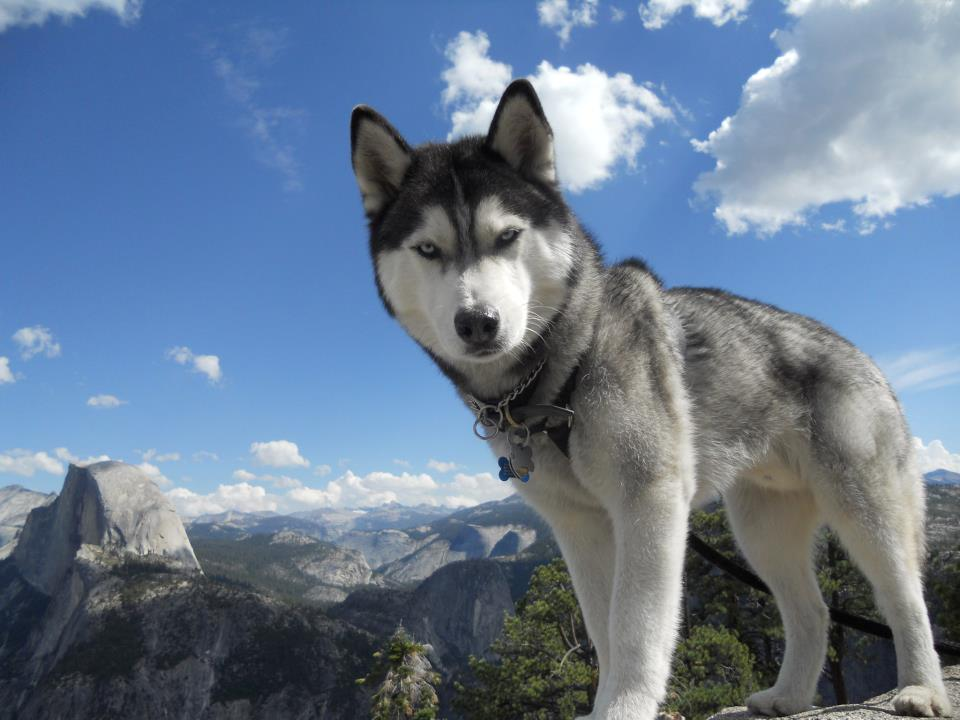
#> input picture Learning/ImageProcessing/ImageGradients/dog.jpg, 960 x 720 px
$ python BestEdjeDetect.py   (older library calls are emulated)
#> lines starting #> are read from the running program, lines starting #| are printed output that depends on the picture
__author__ = 'Ueliton'
import cv2
import numpy as np
from matplotlib import pyplot as plt

img = cv2.imread('dog.jpg',0)
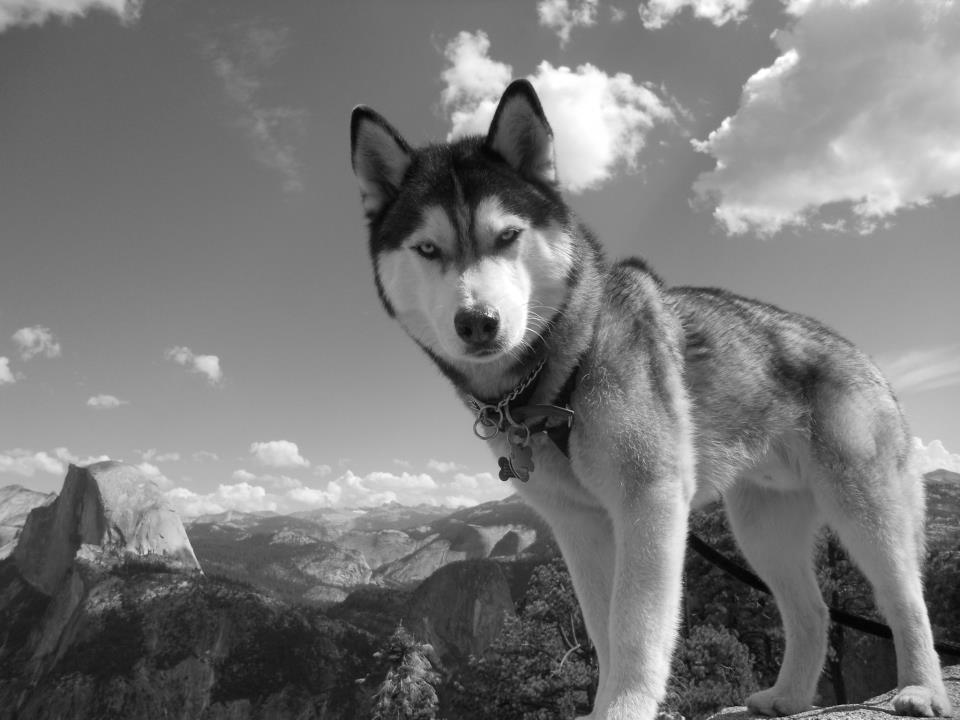
#> img: shape (720, 960); min 0, max 255, mean 120.4

# Output dtype = cv2.CV_8U
sobelx8u = cv2.Sobel(img,cv2.CV_8U,1,0,ksize=5)
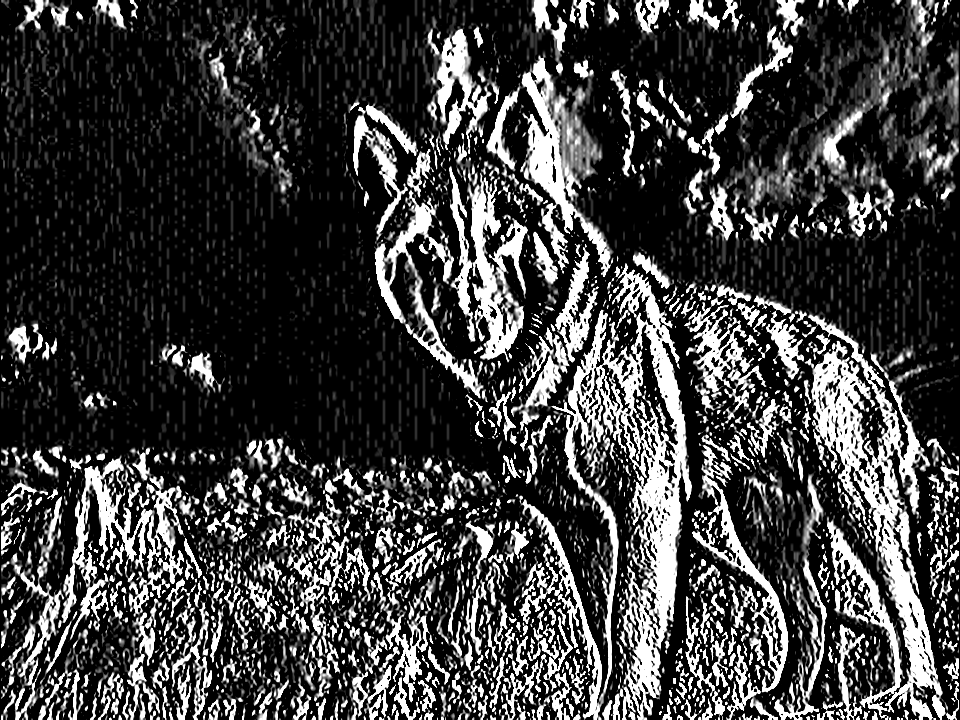
#> sobelx8u: shape (720, 960); min 0, max 255, mean 63.7

# Output dtype = cv2.CV_64F. Then take its absolute and convert to cv2.CV_8U
sobelx64f = cv2.Sobel(img,cv2.CV_64F,1,0,ksize=5)
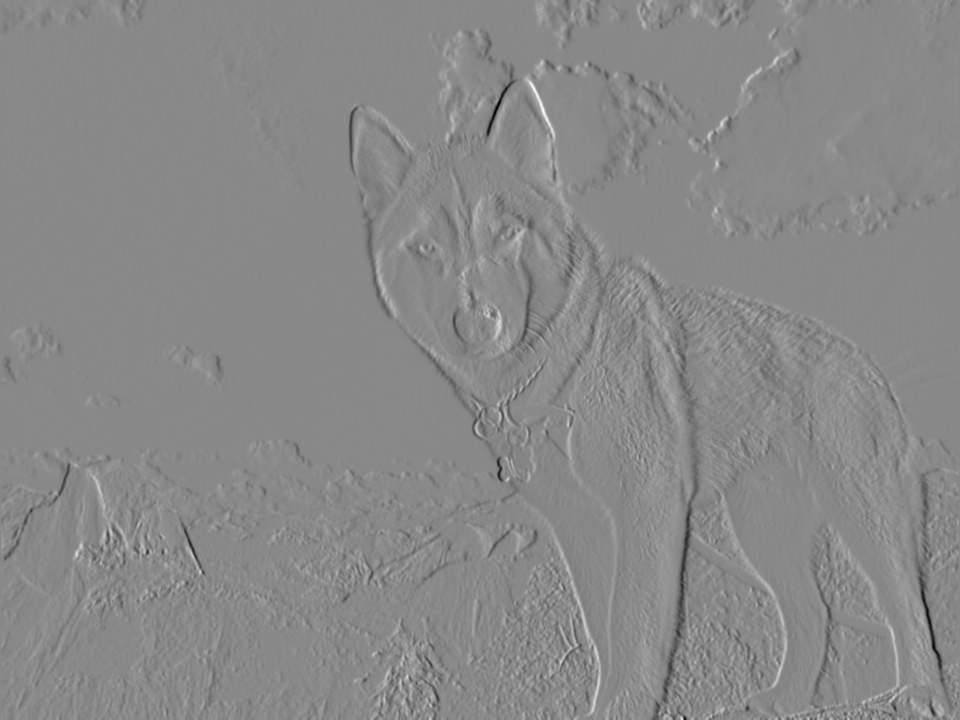
#> sobelx64f: shape (720, 960) float64; min -7949, max 6866, mean 4.3; drawn with min black and max white
abs_sobel64f = np.absolute(sobelx64f)
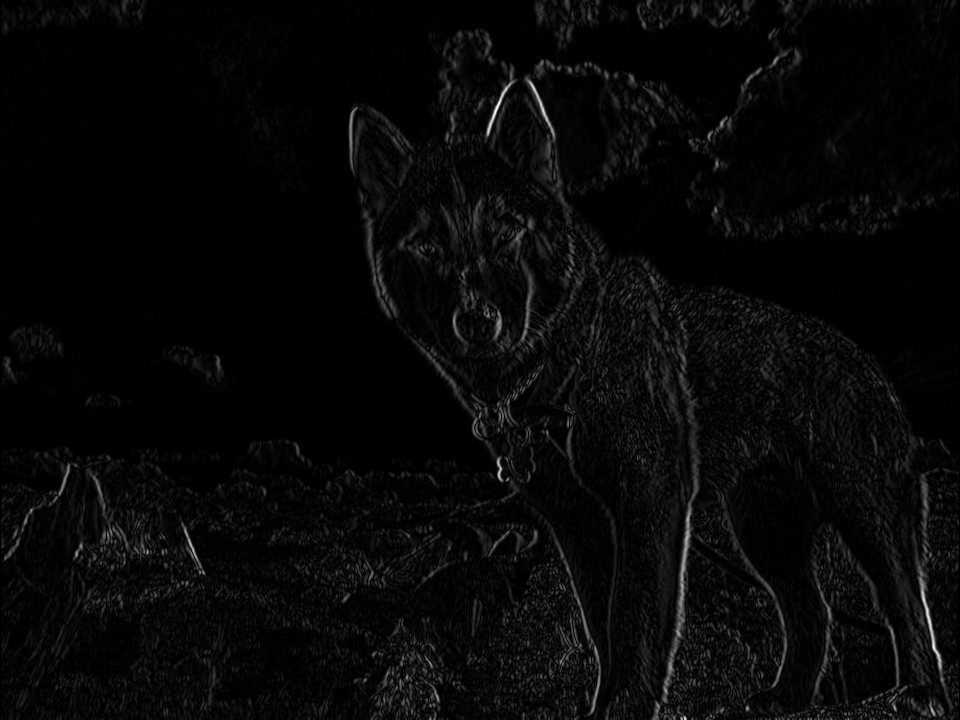
#> abs_sobel64f: shape (720, 960) float64; min 0, max 7949, mean 258.4; drawn with min black and max white
sobel_8u = np.uint8(abs_sobel64f)
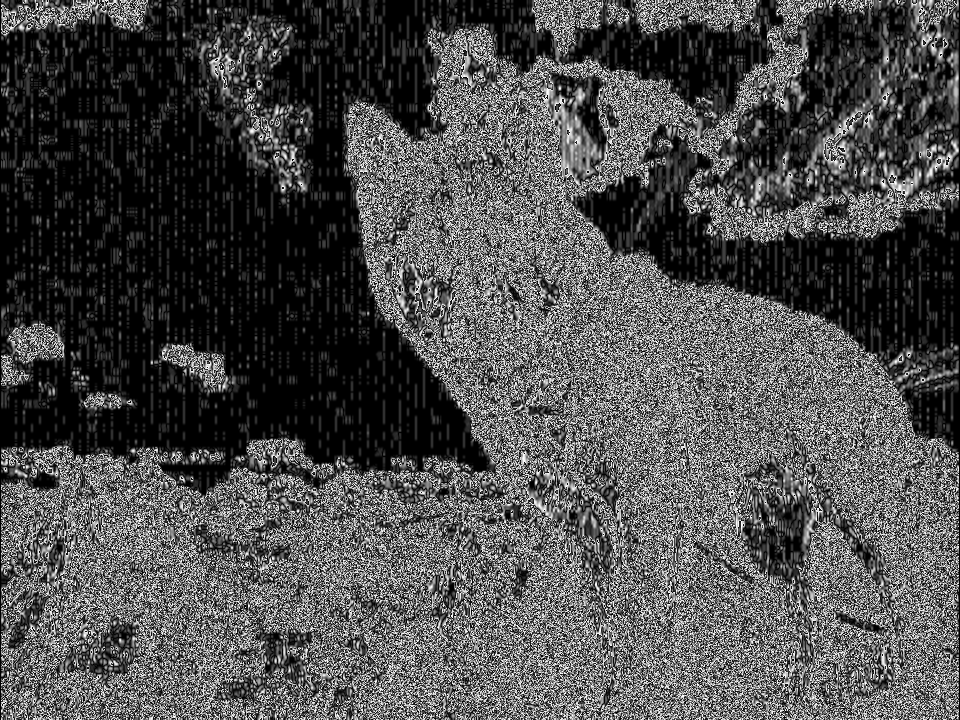
#> sobel_8u: shape (720, 960); min 0, max 255, mean 77.4

plt.subplot(1,3,1),plt.imshow(img,cmap = 'gray')
plt.title('Original'), plt.xticks([]), plt.yticks([])
plt.subplot(1,3,2),plt.imshow(sobelx8u,cmap = 'gray')
plt.title('Sobel CV_8U'), plt.xticks([]), plt.yticks([])
plt.subplot(1,3,3),plt.imshow(sobel_8u,cmap = 'gray')
plt.title('Sobel abs(CV_64F)'), plt.xticks([]), plt.yticks([])

plt.show()
